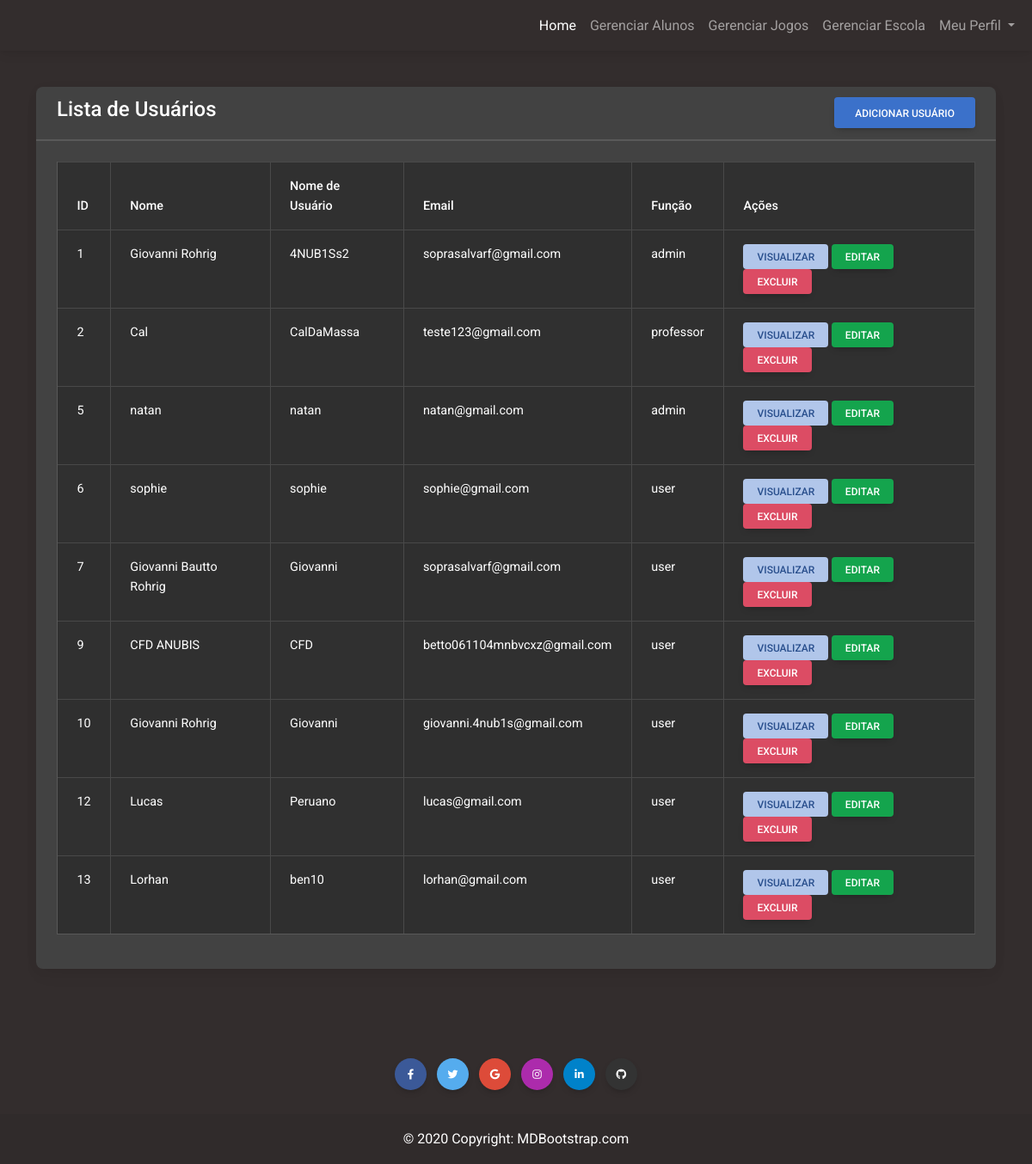
/manageUsers.php (signed in), run on the app's committed database.
### tables this page shows
CREATE TABLE `users` (
  `id` int unsigned NOT NULL AUTO_INCREMENT,
  `name` varchar(45) NOT NULL,
  `username` varchar(45) NOT NULL,
  `email` varchar(45) NOT NULL,
  `password` varchar(45) NOT NULL,
  `role` varchar(10) NOT NULL,
  `isgoogle` tinyint(1) NOT NULL,
  PRIMARY KEY (`id`)
);

### manageUsers.php (the view, shortened to what this page needs)
<?php
require_once("./php/conexao.php");
?>
<!DOCTYPE html>
<html lang="pt-br">
  <head>
    <link
      rel="stylesheet"
      href="https://cdnjs.cloudflare.com/ajax/libs/font-awesome/6.0.0/css/all.min.css"
    />
    <link rel="stylesheet" href="css/mdb.min.css" />
  </head>
  <body class="bg-dark" data-mdb-theme="dark">
<?php include_once("./php/navbar.php"); ?>
<br>
<br><br>
<div class="container mt-4">
  <div class="row">
    <div class="col-md-12">
      <div class="card">
        <div class="card-header">
          <h4> Lista de Usuários
            <a href="./addUser.php" class="btn btn-primary float-end">Adicionar Usuário</a>
          </h4>
        </div>
        <div class="card-body">
          <table class="table table-bordered table-striped">
            <thead>
              <tr>
                <th>ID</th>
                <th>Nome</th>
                <th>Nome de Usuário</th>
                <th>Email</th>
                <th>Função</th>
                <th>Ações</th>
              </tr>
            </thead>
            <tbody>
              <?php
              $sql = "SELECT * FROM users";
              $result = mysqli_query($conn, $sql);
              if (mysqli_num_rows($result) > 0) {
                foreach ($result as $user) {
              ?>
              <tr>
                <td><?= $user['id'] ?></td>
                <td><?= $user['name'] ?></td>
                <td><?= $user['username'] ?></td>
                <td><?= $user['email'] ?></td>
                <td><?= $user['role'] ?></td>
                <td>
                  <a href="" class="btn btn-secondary btn-sm">Visualizar</a>
                  <a href="" class="btn btn-success btn-sm">Editar</a>
                  <form action="" method="POST" class="d-inline">
                    <button type="submit" name="deleteUser" class="btn btn-danger btn-sm">
                      Excluir
                    </button>
                  </form>
                </td>
              </tr>
              <?php
                }
              } else{
                echo "<h5> Nenhum usuário encontrado </h5>";
              }
              ?>
            </tbody>
          </table>
        </div>
      </div>
    </div>
  </div>
</div>
<br>
<br><br>
<?php
include_once("./php/footer.php");
?>
  </body>
</html>

### data on the page
users: id "1", name "Giovanni Rohrig", username "4NUB1Ss2", email "soprasalvarf@gmail.com", role "admin"
users: id "2", name "Cal", username "CalDaMassa", email "teste123@gmail.com", role "professor"
users: id "5", name "natan", username "natan", email "natan@gmail.com", role "admin"
users: id "6", name "sophie", username "sophie", email "sophie@gmail.com", role "user"
users: id "7", name "Giovanni Bautto Rohrig", username "Giovanni", email "soprasalvarf@gmail.com", role "user"
users: id "9", name "CFD ANUBIS", username "CFD", email "betto061104mnbvcxz@gmail.com", role "user"
users: id "10", name "Giovanni Rohrig", username "Giovanni", email "giovanni.4nub1s@gmail.com", role "user"
users: id "12", name "Lucas", username "Peruano", email "lucas@gmail.com", role "user"
users: id "13", name "Lorhan", username "ben10", email "lorhan@gmail.com", role "user"
